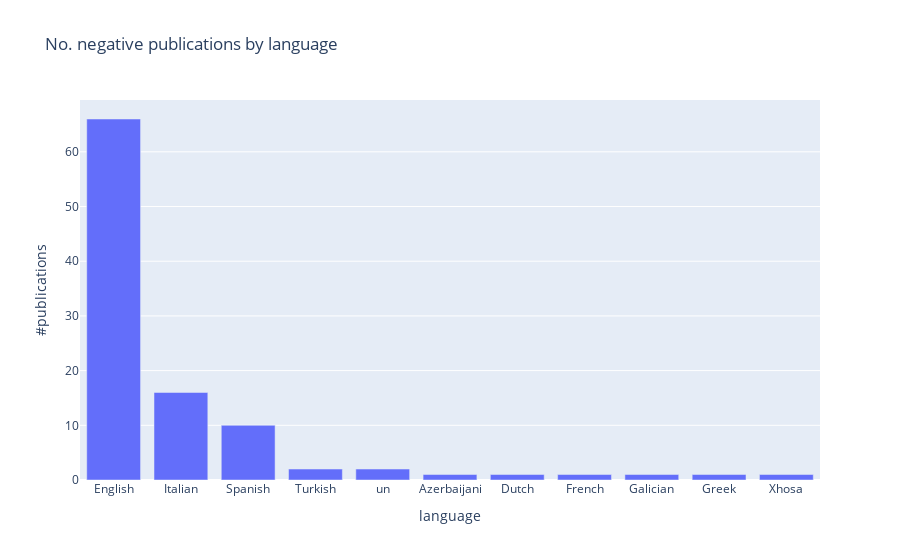

Notebook cell for this chart:
### Code cell
negative_sentiment_languages_publications = px.bar(
    negative_sentiment_languages_count, 
    x='language', 
    y='#publications', 
    title="No. negative publications by language",
)
negative_sentiment_languages_publications.show()
negative_sentiment_languages_publications.write_image("images/negative_sentiment_publications_by_language.eps")

### Figure 1 — Plotly figure (JSON) as saved in the notebook; plotly's stock layout.template omitted (floating-point values rounded to 4 significant figures)
{"data": [{"alignmentgroup": "True", "hovertemplate": "language=%{x}<br>#publications=%{y}<extra></extra>", "legendgroup": "", "marker": {"color": "#636efa", "pattern": {"shape": ""}}, "name": "", "offsetgroup": "", "orientation": "v", "showlegend": false, "textposition": "auto", "type": "bar", "x": ["English", "Italian", "Spanish", "Turkish", "un", "Azerbaijani", "Dutch", "French", "Galician", "Greek", "Xhosa"], "xaxis": "x", "y": [66, 16, 10, 2, 2, 1, 1, 1, 1, 1, 1], "yaxis": "y"}], "layout": {"barmode": "relative", "legend": {"tracegroupgap": 0}, "title": {"text": "No. negative publications by language"}, "xaxis": {"anchor": "y", "domain": [0, 1], "title": {"text": "language"}}, "yaxis": {"anchor": "x", "domain": [0, 1], "title": {"text": "#publications"}}}}
